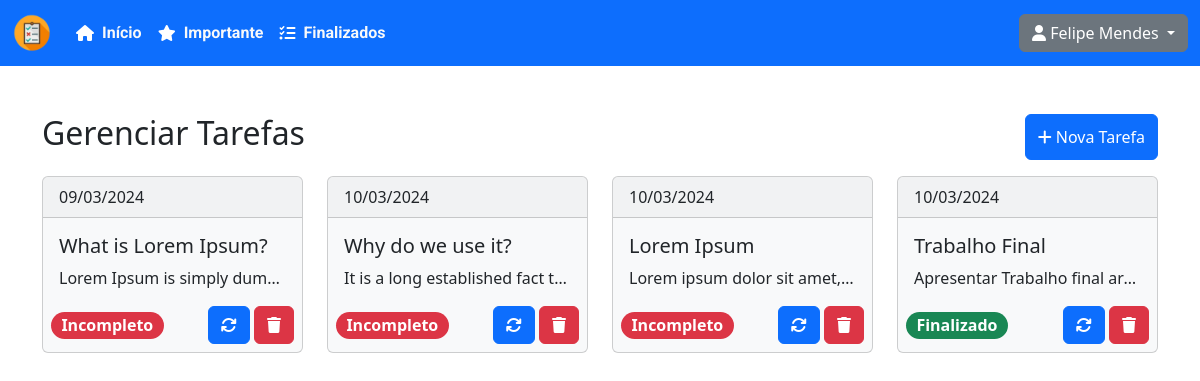
Page /dashboard (signed in) on the earlier database version.
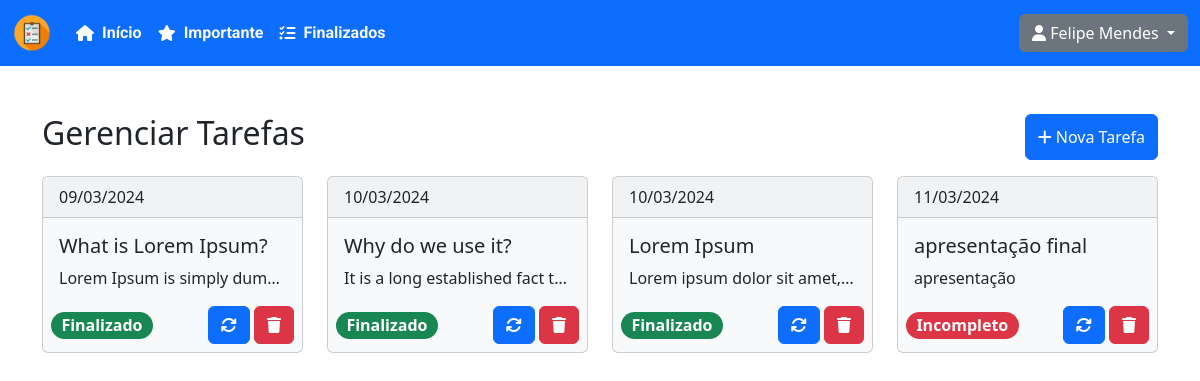
Same page on the later database version.
### app/models.py (models this page shows, shortened)
class User(UserMixin, db.Model):
    id = db.Column(db.Integer, primary_key=True)
    name = db.Column(db.String(100), nullable=False)
    email = db.Column(db.String(100), unique=True)
    password = db.Column(db.String(100))
    tasks = db.relationship('Tasks', backref='user', lazy=True)

class Tasks(db.Model):
    task_id = db.Column(db.Integer, primary_key=True)
    title = db.Column(db.String(100))
    description = db.Column(db.String(200))
    done = db.Column(db.Boolean)
    important = db.Column(db.Boolean)
    created_at = db.Column(db.DateTime, default=datetime.utcnow)
    updated_at = db.Column(db.DateTime, default=datetime.utcnow)
    user_id = db.Column(db.Integer, db.ForeignKey('user.id'), nullable=False)

### app/routes.py (the view)
@app.route('/dashboard')
@login_required
def dashboard():
    task_list = Tasks.query.filter_by(user_id=current_user.id).all()
    return render_template('dashboard.html', user=current_user, task_list=task_list)

### app/routes.py (called while the page is built)
@login_manager.user_loader
def load_user(user_id):
    return User.query.get(int(user_id))

### app/templates/dashboard.html (shortened to what this page needs)
<!DOCTYPE html>
<html lang="en">
<head>
    <link href="https://cdn.jsdelivr.net/npm/bootstrap@5.3.2/dist/css/bootstrap.min.css" rel="stylesheet">
    <link rel="stylesheet" type="text/css" href="static/style.css" media="screen" />
</head>
<body>
  {% include 'navbar.html' %}
  <div class="container">
      <div id="first" >
        <br><br>
        {% include 'modal.html' %}
        <div class="row">
          {% for task in task_list %}
            <div class="col-md-3 col-sm-2 col-12">
              <div class="card text-dark bg-light mb-3" style="max-width: 300px;">
                <div class="card-header">{{ task.created_at.strftime('%d/%m/%Y') }}</div>
                <div class="cursor-pointer" data-bs-toggle="modal" data-bs-target="#modal{{ task.task_id }}">
                  <div class="card-body">
                    <h5 class="card-title">{{ task.title }}</h5>
                    <p class="card-text text-truncate">{{ task.description }}</p>
                  </div>
                </div>
                <div class="d-flex justify-content-between align-items-center mx-2 mb-2">
                  <div>
                    {% if task.done == False %}
                    <span class="badge rounded-pill bg-danger fs-6">Incompleto</span>
                    {% else %}
                    <span class="badge rounded-pill bg-success fs-6">Finalizado</span>
                    {% endif %}
                  </div>
                  <div>
                    <a href="/dashboard/update/{{ task.task_id }}" class="btn btn-primary" type="button"><i class="fa-solid fa-arrows-rotate" style="color: #ffffff;"></i></a>
                    <a href="/dashboard/delete/{{ task.task_id }}" class="btn btn-danger" type="button"><i class="fa-solid fa-trash" style="color: #ffffff;"></i></a>
                  </div>
                </div>
              </div>
            </div>
          {% endfor %}
        </div>
      </div>
  </div>
</body>
</html>

### app/templates/navbar.html (shortened to what this page needs)
<link rel="stylesheet" href="{{ url_for('static', filename='style.css') }}">
<nav class="navbar navbar-expand-lg bg-primary">
    <div class="container-fluid">
        <a class="navbar-brand" href="/dashboard">
            <img src="{{ url_for('static', filename='icon.png') }}" alt="Logo" width="40" height="40">
        </a>
        <div class="collapse navbar-collapse" id="navbarSupportedContent">
        <ul class="navbar-nav me-auto mb-2 mb-lg-0">
            <li class="nav-item">
                <a class="nav-link active roboto-bold text-light d-flex align-items-center" aria-current="page" href="/dashboard">
                    <i class="fa-solid fa-house" style="color: #ffffff; margin-right: 8px;"></i>
                    Início
                </a>
            </li>
            <li class="nav-item">
                <a class="nav-link active roboto-bold text-light d-flex align-items-center" aria-current="page" href="/dashboard/importantes">
                    <i class="fa-solid fa-star" style="color: #ffffff; margin-right: 8px;"></i>
                    Importante
                </a>
            </li>
            <li class="nav-item">
                <a class="nav-link active roboto-bold text-light d-flex align-items-center" aria-current="page" href="/dashboard/finalizados">
                    <i class="fa-solid fa-list-check" style="color: #ffffff; margin-right: 8px;"></i>
                    Finalizados
                </a>
            </li>
        </ul>
        <form class="d-flex" role="search">
            <div class="dropdown">
                <button class="btn btn-secondary dropdown-toggle" type="button" data-bs-toggle="dropdown" aria-expanded="false">
                    <i class="fa-solid fa-user" style="color: #ffffff;"></i>
                    {{user.name}}
                </button>
            </div>
        </form>
        </div>
    </div>
</nav>

### app/templates/modal.html (shortened to what this page needs)
<div class="d-flex justify-content-between mb-3">
  <h2>Gerenciar Tarefas</h2>
  <button type="button" class="btn btn-primary" data-bs-toggle="modal" data-bs-target="#exampleModal">
    <i class="fa-solid fa-plus" style="color: #ffffff;"></i>
    Nova Tarefa
  </button>
</div>

### app/static/style.css (style rules this page uses)
.roboto-bold { font-family: "Roboto", sans-serif; font-weight: 700; font-style: normal; }
.cursor-pointer { cursor: pointer; }

Differences in the rows shown:
changed Tasks "What is Lorem Ipsum?": done "Incompleto" → "Finalizado"
changed Tasks "Why do we use it?": done "Incompleto" → "Finalizado"
changed Tasks "Lorem Ipsum": done "Incompleto" → "Finalizado"
changed Tasks: created_at "10/03/2024" → "11/03/2024"; title "Trabalho Final" → "apresentação final"; description "Apresentar Trabalho final ar…" → "apresentação"; done "Finalizado" → "Incompleto"
